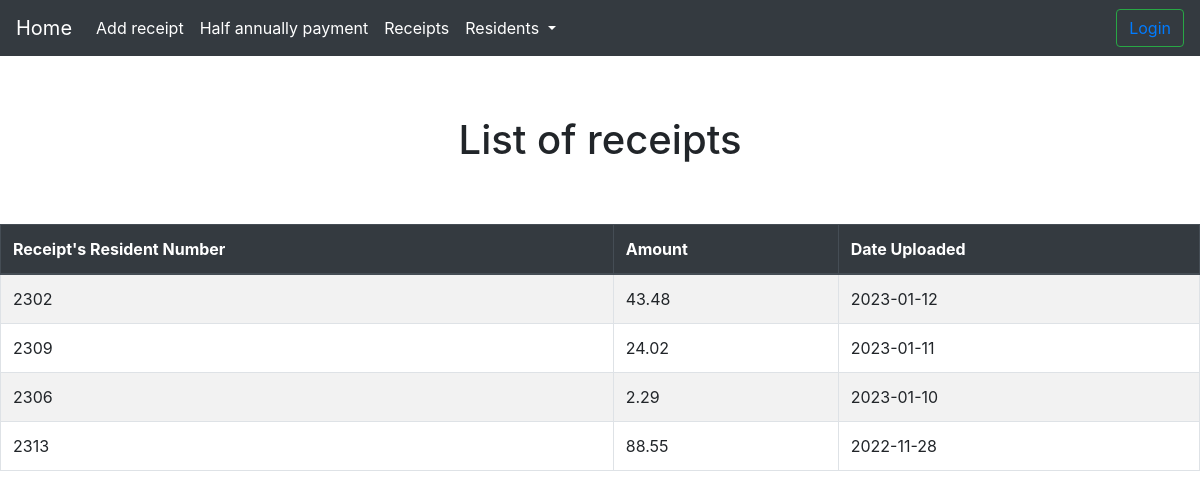
Page /receipts on the committed database.
### app.py (models this page shows, shortened)
class Receipts(db.Model):
    Receipt_ID = db.Column(db.Integer, primary_key=True)
    Receipts_Resident_Number = db.Column(db.Integer, unique=True, nullable=False)
    Amount = db.Column(db.Numeric(5, 2), unique=False, nullable=False)
    Date_Uploaded = db.Column(db.Date, unique=False, nullable=False)

### app.py (the view)
@app.route("/receipts")
def receipts():
    receipts = Receipts.query.order_by(Receipts.Date_Uploaded.desc()).all()
    return render_template("receipts.html", receipts=receipts)

### templates/receipts.html (shortened to what this page needs)
{% extends "index.html" %}
{% block content %}
<div>
    <h1 style="text-align:center;margin:60px">List of receipts</h1>
    <div class="table-responsive">
        <table class="table table-striped table-hover table-bordered">
            <thead class="thead-dark">
            <tr>
                <th>Receipt's Resident Number</th>
                <th>Amount</th>
                <th>Date Uploaded</th>
            </tr>
            </thead>
            <tbody>
            {% for receipt in receipts %}
                <tr>
                    <td>{{ receipt.Receipts_Resident_Number }}</td>
                    <td>{{ receipt.Amount }}</td>
                    <td>{{ receipt.Date_Uploaded }}</td>
                </tr>
            {% endfor %}
            </tbody>
        </table>
    </div>
</div>
{% endblock %}

### templates/index.html (shortened to what this page needs)
<!DOCTYPE html>
<html lang="en">
<head>
    <link rel="stylesheet" href="{{url_for('static',filename='css/test.css')}}">
    <link rel="stylesheet" href="https://cdn.jsdelivr.net/npm/bootstrap@4.3.1/dist/css/bootstrap.min.css">
    <nav class="navbar navbar-expand-lg navbar-dark bg-dark">
        <a class="navbar-brand" href="/">Home</a>
        <div class="collapse navbar-collapse" id="navbarSupportedContent">
            <ul class="navbar-nav mr-auto">
                <li class="nav-item">
                    <a class="nav-link active li" href="add_receipt">Add receipt<span class="sr-only">(current)</span></a>
                </li>
                <li class="nav-item">
                    <a class="nav-link active" href="half_annually_payment">Half annually payment</a>
                </li>
                <li class="nav-item">
                    <a class="nav-link active" href="receipts">Receipts<span class="sr-only">(current)</span></a>
                </li>
                <li class="nav-item dropdown">
                    <a class="nav-link dropdown-toggle active" method="post" href="#" id="navbarDropdown" role="button" data-toggle="dropdown" aria-haspopup="true" aria-expanded="false">
                        Residents
                    </a>
                </li>
            </ul>
                <button class="nav-item btn btn-outline-success my-2 my-sm-0" href="login">
                    <a class="" href="login">Login</a>
                </button>
        </div>
    </nav>
</head>
<body>
    {% block content %}{% endblock %}
</body>
</html>

### static/css/test.css (style rules this page uses)
body { margin: 0; padding: 0; background-color: #17a2b8; height: 100vh; }

### rows in the picture
Receipts: Receipts_Resident_Number "2302", Amount "43.48", Date_Uploaded "2023-01-12"
Receipts: Receipts_Resident_Number "2309", Amount "24.02", Date_Uploaded "2023-01-11"
Receipts: Receipts_Resident_Number "2306", Amount "2.29", Date_Uploaded "2023-01-10"
Receipts: Receipts_Resident_Number "2313", Amount "88.55", Date_Uploaded "2022-11-28"
